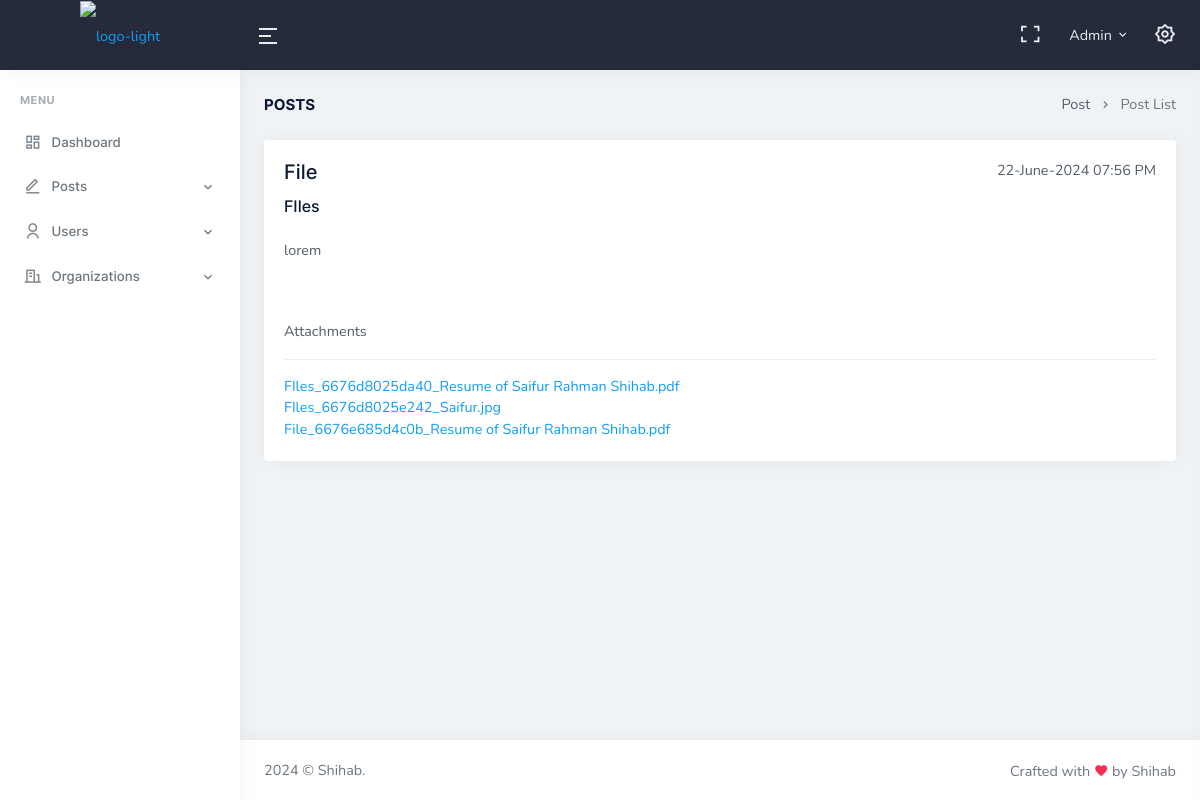
Screenshot of /view-post-admin.php?postId=109 (signed in) with the database file from the repository.
### tables this page shows
CREATE TABLE `posts` (
  `post_id` int(6) NOT NULL,
  `post_title` varchar(200) NOT NULL,
  `project_name` varchar(100) NOT NULL,
  `post_details` varchar(5000) NOT NULL,
  `post_by` int(5) NOT NULL,
  `created_at` datetime NOT NULL DEFAULT current_timestamp(),
  `post_status` int(6) DEFAULT 1
);

CREATE TABLE `post_files` (
  `post_files_id` int(6) NOT NULL,
  `post_files_names` varchar(255) NOT NULL,
  `post_id` int(6) NOT NULL,
  `privacy` int(11) NOT NULL DEFAULT 0,
  `created_at` datetime NOT NULL DEFAULT current_timestamp()
);

### includes/helper-func.php (called while the page is built, shortened)
<?php
function getPost($postId, $conn) {
    $sql = "SELECT *, DATE_FORMAT(created_at, '%d-%M-%Y %h:%i %p') AS post_date FROM posts WHERE post_id = $postId ORDER BY created_at DESC";
    $result = mysqli_query($conn, $sql);
    return $result;
}
function getFiles($postId, $conn) {
    $sql = "SELECT * FROM post_files WHERE post_id = $postId";
    $result = mysqli_query($conn, $sql);
    return $result;
}

### view-post-admin.php (the view)
<?php
include 'includes/header.php';
include 'includes/helper-func.php';
if (isset($_GET['postId'])) {
    $post = getPost($_GET['postId'], $conn);
    $row = mysqli_fetch_assoc($post);
}
?>
<div class="container-fluid">
    <div class="row">
    <div class="col-12">
        <div class="page-title-box d-sm-flex align-items-center justify-content-between">
            <h4 class="mb-sm-0">Posts</h4>
            <div class="page-title-right">
                <ol class="breadcrumb m-0">
                    <li class="breadcrumb-item"><a href="javascript: void(0);">Post</a></li>
                    <li class="breadcrumb-item active">Post List</li>
                </ol>
            </div>
        </div>
    </div>
</div>
<div class="row">
    <div class="col-12">
            <div class="email-rightbar m-0">
                <div class="card">
                    <div class="card-body">
                        <div class="d-flex justify-content-between">
                            <h2 class="font-size-20"><?php echo $row['post_title'] ?></h2>
                            <p class="text-end"><?php echo $row['post_date'] ?></p>
                        </div>
                        <h4 class="font-size-16 mb-4"><?php echo $row['project_name'] ?></h4>
                        <p><?php echo nl2br($row['post_details']) ?></p>
                        <br><br>
                        <p>Attachments</p>
                        <hr>
                        <?php
                            $postFiles = getFiles($_GET['postId'], $conn);
                            if (mysqli_num_rows($postFiles) > 0) {
                                while ($row = mysqli_fetch_assoc($postFiles) ) {
                                    echo "<a href='uploads/".$row['post_files_names']."'>".$row['post_files_names']."</a><br>";
                                }
                            }
                            else
                                echo "No was File Attached";
                        ?>
                    </div>
                </div>
            </div>
    </div>
</div>
</div>
<?php
include 'includes/footer.php';
?>

### rows the page displays
posts: post_title "File", project_name "FIles", post_details "lorem"
post_files: post_files_names "FIles_6676d8025da40_Resume of Saifur Rahman Shihab.pdf"
post_files: post_files_names "FIles_6676d8025e242_Saifur.jpg"
post_files: post_files_names "File_6676e685d4c0b_Resume of Saifur Rahman Shihab.pdf"

### other values shown
$_SESSION['admin'] "Admin"
$row['post_date'] "22-June-2024 07:56 PM"
